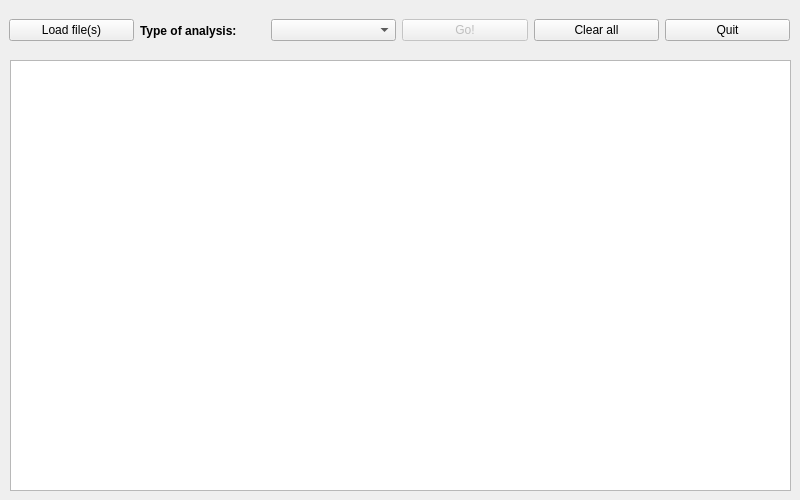
<?xml version="1.0" encoding="UTF-8"?>
<ui version="4.0">
 <class>MainWindow</class>
 <widget class="QWidget" name="MainWindow">
  <property name="geometry">
   <rect>
    <x>0</x>
    <y>0</y>
    <width>800</width>
    <height>500</height>
   </rect>
  </property>
  <property name="sizePolicy">
   <sizepolicy hsizetype="Expanding" vsizetype="Expanding">
    <horstretch>0</horstretch>
    <verstretch>0</verstretch>
   </sizepolicy>
  </property>
  <property name="windowTitle">
   <string>Form</string>
  </property>
  <widget class="QWidget" name="horizontalLayoutWidget">
   <property name="geometry">
    <rect>
     <x>9</x>
     <y>10</y>
     <width>781</width>
     <height>41</height>
    </rect>
   </property>
   <layout class="QHBoxLayout" name="horizontalLayout">
    <item>
     <widget class="QPushButton" name="loadButton">
      <property name="text">
       <string>Load file(s)</string>
      </property>
     </widget>
    </item>
    <item>
     <widget class="QLabel" name="analysisLbl">
      <property name="font">
       <font>
        <weight>75</weight>
        <bold>true</bold>
       </font>
      </property>
      <property name="text">
       <string>Type of analysis:</string>
      </property>
     </widget>
    </item>
    <item>
     <widget class="QComboBox" name="ddList"/>
    </item>
    <item>
     <widget class="QPushButton" name="goButton">
      <property name="enabled">
       <bool>false</bool>
      </property>
      <property name="text">
       <string>Go!</string>
      </property>
      <property name="default">
       <bool>true</bool>
      </property>
     </widget>
    </item>
    <item>
     <widget class="QPushButton" name="clearButton">
      <property name="text">
       <string>Clear all</string>
      </property>
     </widget>
    </item>
    <item>
     <widget class="QPushButton" name="quitButton">
      <property name="text">
       <string>Quit</string>
      </property>
     </widget>
    </item>
   </layout>
  </widget>
  <widget class="QTableWidget" name="tableWidget">
   <property name="geometry">
    <rect>
     <x>10</x>
     <y>60</y>
     <width>781</width>
     <height>431</height>
    </rect>
   </property>
   <property name="editTriggers">
    <set>QAbstractItemView::NoEditTriggers</set>
   </property>
   <property name="selectionBehavior">
    <enum>QAbstractItemView::SelectRows</enum>
   </property>
  </widget>
 </widget>
 <resources/>
 <connections/>
</ui>
